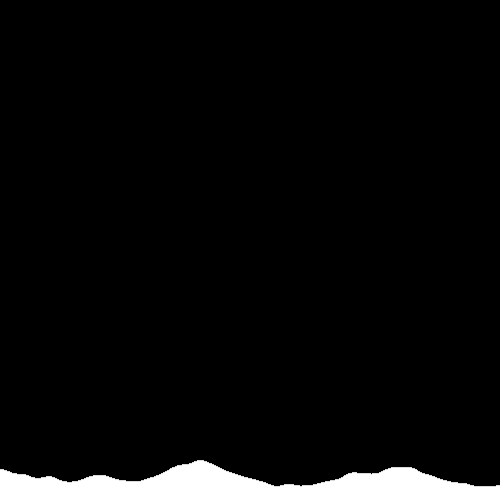
Frame 1 (no input)
Frame 60 (the mouse pressed at the canvas centre just before this capture): identical to frame 1, image omitted
Frame 120 (the mouse held since frame 60 and released just before this capture): identical to frame 1, image omitted

The Processing sketch that drew this single still picture (run headless with seeded random() and noise(); from frame 60 on, the mouse is pressed at the canvas centre):

// Processing sketch: noise
// ── noise.pde
void setup()
{
  size(500, 500);
}

void draw()

{
  background(0);
  stroke(255);
  for(float x = 0 ; x < width ; x ++)
  {
    float y = noise(x/ 100.0f) * 50;
    line(x, height, x, height - y);
  }
}
